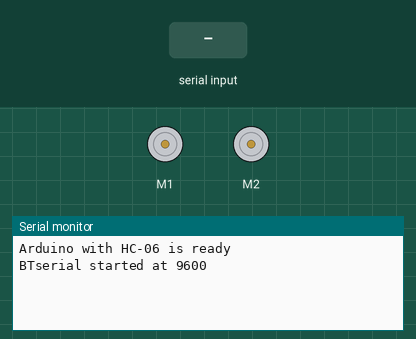
Recording of a sketch running on a simulated Arduino Uno, built with avr-gcc and run on an emulated ATmega328P. Shown: 2 × DC motor (green arrow = forward, orange = backward, longer = faster), the last lines printed to the serial monitor. Inputs (shaded band) come from the test bench.

Above: at 1.2 s.
1.3 s: "1" received over the second serial link
At 2.2 s:
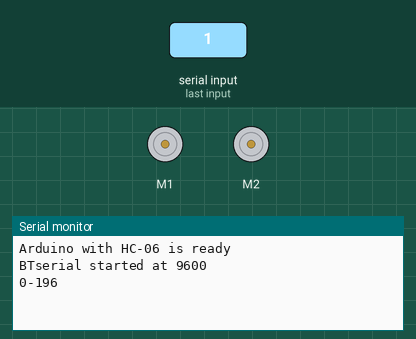
2.8 s: "0" received over the second serial link
At 3.3 s:
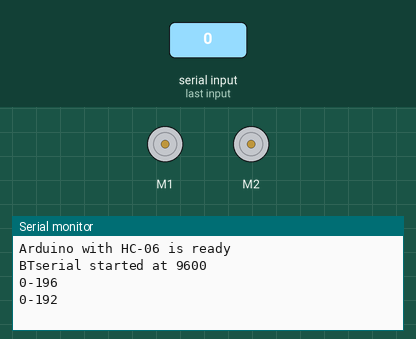

Measured:
- after the input at 1.3 s, the serial monitor: prints a new line at once (image 1)
- after the input at 2.8 s, the serial monitor: prints a new line at once (image 2)

The sketch:

bt_slave_zumo.ino
```cpp
// Date: 08-mar-2017
// Author: Isidoro Gayo
// Name: Wireless robot control
// Filename: bt_slave_zumo.ino

// -------------------------------------------------------------
// Description: Basic bluetooth controlled robot
// HC-06 is the slave module mounted on zumo bot
// HC-05 is a master module wired on the UNO. A joystick
// is also wired on the arduino.
//
// Both BT modules must be configured before load the skechtes
// This is the slave sketch to be loaded on zumo robot.
// -------------------------------------------------------------

// Published under the terms of GNU/GPL v3.0 or higher license


#include <SoftwareSerial.h>
#include <ZumoMotors.h>

SoftwareSerial BTSerial(4,5); // RX | TX
ZumoMotors motors;

const int MAXSPEED=300;
const int BAUDRATE=9600;
bool DEBUG=true;

int leftmotor,rightmotor;
byte axis;


void setup(){

    Serial.begin(BAUDRATE);
    if (DEBUG){
      Serial.println("Arduino with HC-06 is ready");
    }
    // HC-06 default baud rate is 9600
    BTSerial.begin(BAUDRATE);
    if (DEBUG){
      Serial.println("BTserial started at 9600");
    }
}

void loop(){

  byte recvalue;    // recieved byte value from bt module
  int rawdata;      // data movement without conversion

  // Keep reading from HC-06 and
  // send to Arduino Serial Monitor
  // if debug mode is available
  if (BTSerial.available()){

    recvalue=BTSerial.read();

    switch(recvalue){
      case 120:
        axis=120;
        break;
      case 121:
        axis=121;
        break;
      default:
        rawdata=4*recvalue;
        if (DEBUG){
          Serial.print(axis);
          Serial.print('-');
          Serial.println(rawdata);
        }
        botmove(axis,rawdata);
      break;
    }
  }
}


void botmove(byte coord,int val){

  // This function determines de bot movement
  // FORWARD, BACKWARD, STOP, TURN RIGHT or LEFT

  int bspeedleft,bspeedright=0;

  // ---- Turns ----
  if (coord==120){
    // RIGHT
    if (val<505){
      bspeedleft=map(val,504,0,0,MAXSPEED);
      bspeedright=-bspeedleft;
    }
    // LEFT
    if (val>525){
      bspeedleft=map(val,526,1026,0,-MAXSPEED);
      bspeedright=-bspeedleft;
    }
  }
  // ---- Lineal movements ----
  if (coord==121){
    // STOP
    if (val<=525 || val>=505){
      // if the joystick is in central position, the bot
      // will stay stopped, so call stop motors function
      bspeedleft=0;
      bspeedright=0;
    }
    // BACKWARD
    if (val<505){
      // int val must be mapped first from
      // 0 for minimum speed(504 int value) to 400 max speed(0)
      // The robot must go backward at 'val' speed
      bspeedleft=map(val,504,0,0,-MAXSPEED);
      bspeedright=bspeedleft;
    }
    // FORWARD
    if (val>525){
      // int val variable must be mapped first within
      // 0 speed(526) to 400 maximun speed (1023-1026)
      // bot must go forward at 'val' speed
      bspeedleft=map(val,526,1026,0,MAXSPEED);
      bspeedright=bspeedleft;
    }
  }

  motors.setLeftSpeed(bspeedleft);
  motors.setRightSpeed(bspeedright);
  delay(2);
}
```
